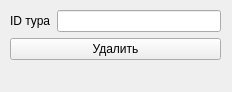
<?xml version="1.0" encoding="UTF-8"?>
<ui version="4.0">
 <class>Tour_del_form</class>
 <widget class="QWidget" name="Tour_del_form">
  <property name="geometry">
   <rect>
    <x>0</x>
    <y>0</y>
    <width>232</width>
    <height>92</height>
   </rect>
  </property>
  <property name="windowTitle">
   <string>Удаление тура</string>
  </property>
  <widget class="QWidget" name="formLayoutWidget_5">
   <property name="geometry">
    <rect>
     <x>10</x>
     <y>10</y>
     <width>211</width>
     <height>71</height>
    </rect>
   </property>
   <layout class="QFormLayout" name="formLayout_5">
    <item row="0" column="0">
     <widget class="QLabel" name="tour_ID">
      <property name="styleSheet">
       <string notr="true">font: 14pt &quot;Times New Roman&quot;;</string>
      </property>
      <property name="text">
       <string>ID тура</string>
      </property>
     </widget>
    </item>
    <item row="0" column="1">
     <widget class="QLineEdit" name="tour_ID_input">
      <property name="styleSheet">
       <string notr="true">font: 14pt &quot;Times New Roman&quot;;</string>
      </property>
     </widget>
    </item>
    <item row="1" column="0" colspan="2">
     <widget class="QPushButton" name="tour_delete">
      <property name="styleSheet">
       <string notr="true">font: 14pt &quot;Times New Roman&quot;;</string>
      </property>
      <property name="text">
       <string>Удалить</string>
      </property>
     </widget>
    </item>
   </layout>
  </widget>
 </widget>
 <resources/>
 <connections/>
</ui>
